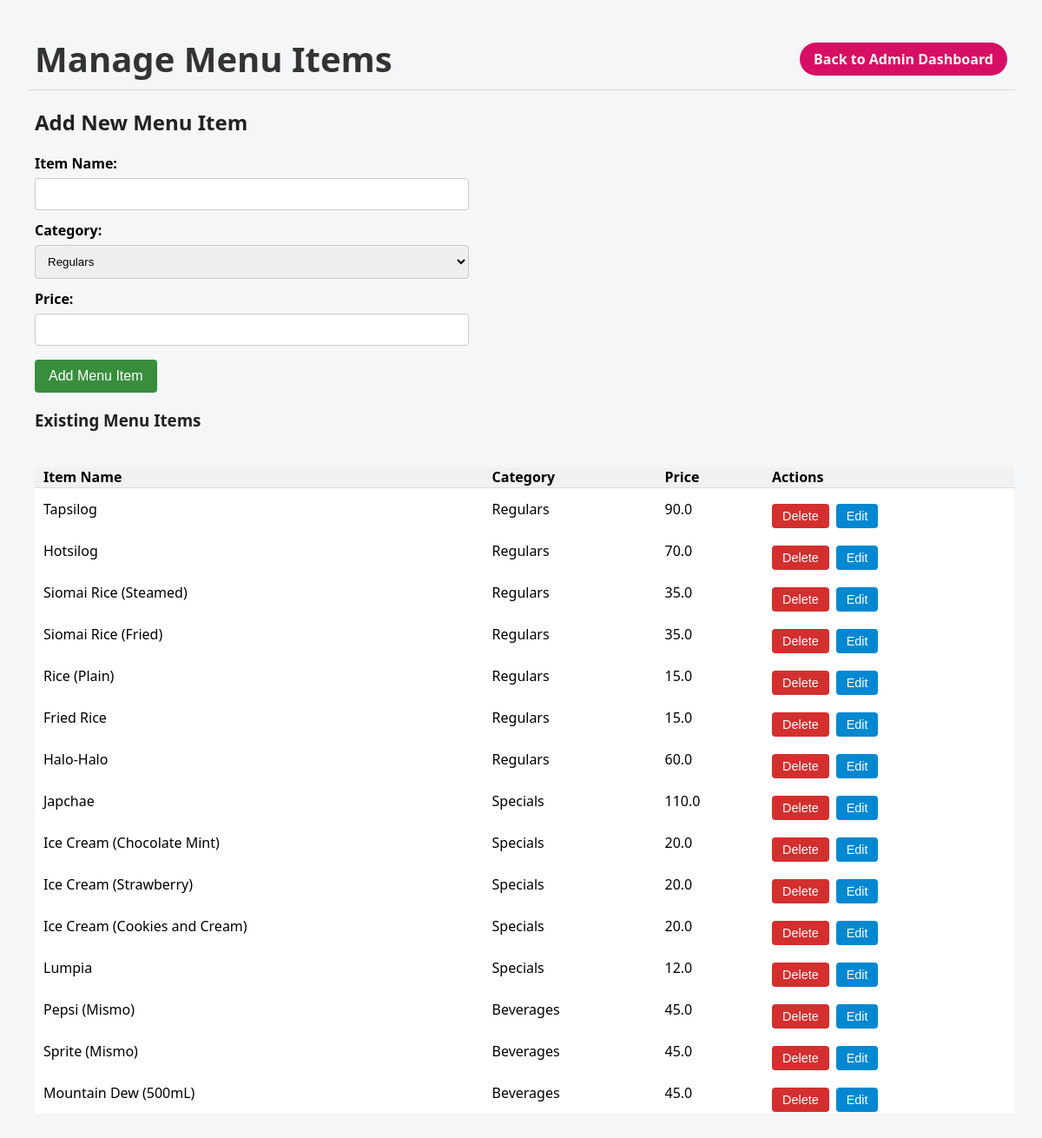
/menu_management (signed in), run on an earlier commit of the app's database.
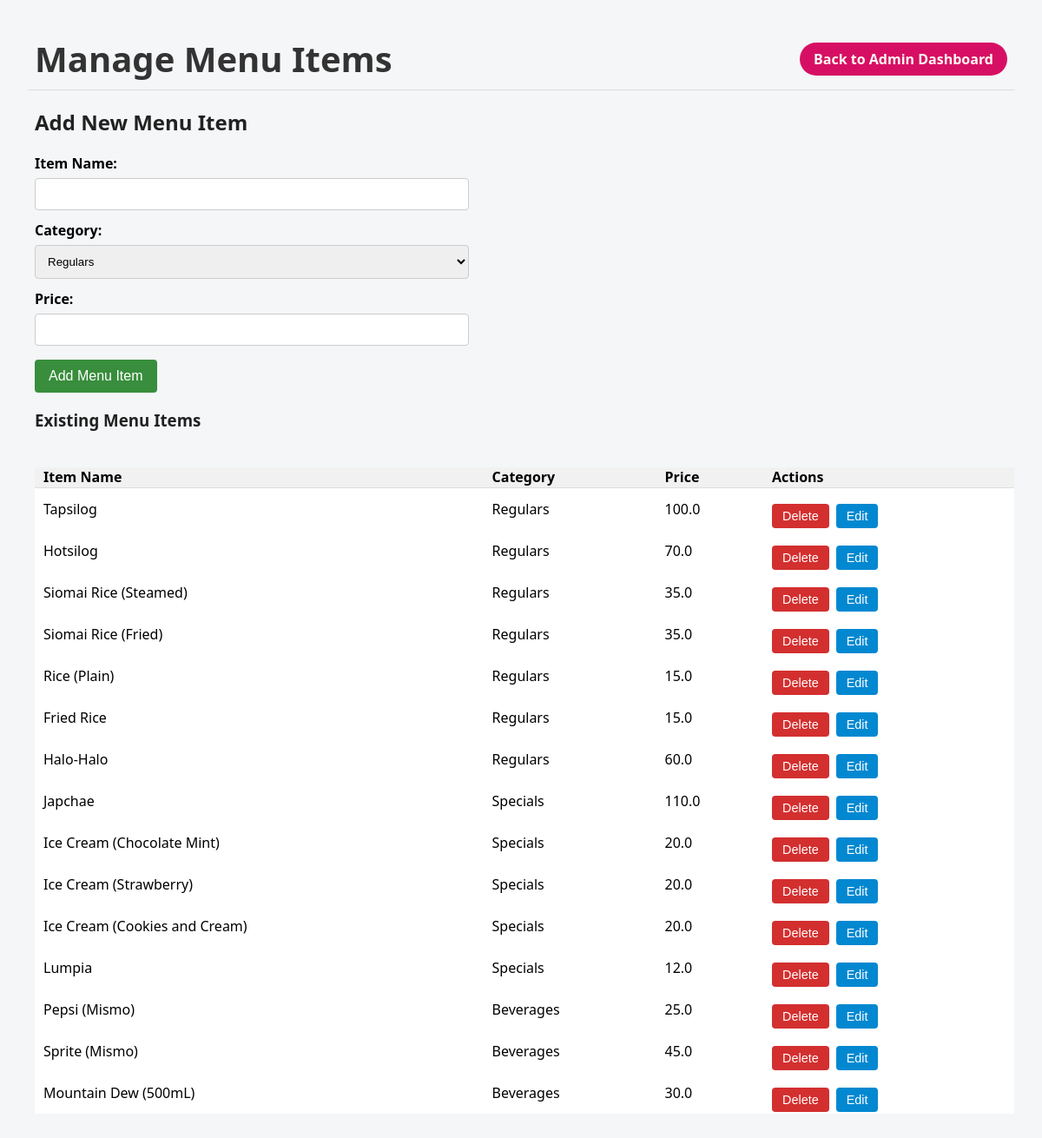
And on a later commit of the database.
### tables this page shows
CREATE TABLE Menu_Items (
    Item_ID INTEGER PRIMARY KEY AUTOINCREMENT,
    Item_Name TEXT NOT NULL,
    Category TEXT NOT NULL,
    Price REAL NOT NULL,
    FOREIGN KEY (Category) REFERENCES Categories(Category_Name)
);

### app.py (the view, shortened to what this page needs)
@app.route('/menu_management', methods=['GET', 'POST'])
def menu_management():
    if session.get('role') != 'admin':
        return redirect(url_for('home'))
    conn = get_db_connection()
    cursor = conn.cursor()
    cursor.execute("""
    SELECT Item_ID, Item_Name, Category, Price
    FROM Menu_Items
    ORDER BY
        CASE Category
            WHEN 'Regulars' THEN 1
            WHEN 'Specials' THEN 2
            WHEN 'Beverages' THEN 3
            WHEN 'Extras' THEN 4
            ELSE 5
        END
""")
    menu_items = cursor.fetchall()
    item_to_edit = None
    if request.args.get('edit_id'):
        cursor.execute('SELECT * FROM Menu_Items WHERE Item_ID = ?', (request.args.get('edit_id'),))
        item_to_edit = cursor.fetchone()
    conn.close()
    return render_template('menu_management.html', menu_items=menu_items, item_to_edit=item_to_edit)

### app.py (called while the page is built)
def get_db_connection():
    conn = sqlite3.connect(DB_PATH)
    conn.row_factory = sqlite3.Row
    return conn

### templates/menu_management.html (shortened to what this page needs)
<!DOCTYPE html>
<html lang="en">
<head>
  <link rel="stylesheet" href="{{ url_for('static', filename='styles_menu_management.css') }}">
</head>
<body>
  <header>
    <a href="menu_management" class="logo">Manage Menu Items</a>
    <div class="auth-buttons">
      <a class="btn-backdash" href="{{ url_for('admin_dashboard') }}">Back to Admin Dashboard</a>
    </div>
  </header>
<div class="divider">
  {% if item_to_edit %}
  <h2>Edit Menu Item</h2>
  <form method="POST" action="{{ url_for('menu_management') }}">
    <input type="hidden" name="item_id" value="{{ item_to_edit['Item_ID'] }}">
    <label for="item_name">Item Name:</label>
    <input type="text" name="item_name" value="{{ item_to_edit['Item_Name'] }}" required>
    <label for="category">Category:</label>
    <select name="category" required>
      <option value="Regulars" {% if item_to_edit['Category'] == 'Regulars' %}selected{% endif %}>Regulars</option>
      <option value="Specials" {% if item_to_edit['Category'] == 'Specials' %}selected{% endif %}>Specials</option>
      <option value="Beverages" {% if item_to_edit['Category'] == 'Beverages' %}selected{% endif %}>Beverages</option>
      <option value="Extras" {% if item_to_edit['Category'] == 'Extras' %}selected{% endif %}>Extras</option>
    </select>
    <label for="price">Price:</label>
    <input type="number" name="price" step="0.01" value="{{ item_to_edit['Price'] }}" required>
    <button type="submit">Save Changes</button>
    <a class="cancel-link" href="{{ url_for('menu_management') }}">Cancel</a>
  </form>
  {% else %}
  <h2>Add New Menu Item</h2>
  <form method="POST" action="{{ url_for('menu_management') }}">
    <label for="item_name">Item Name:</label>
    <input type="text" name="item_name" required>
    <label for="category">Category:</label>
    <select name="category" required>
      <option value="Regulars">Regulars</option>
    </select>
    <label for="price">Price:</label>
    <input type="number" name="price" step="0.01" required>
    <button class="add" type="submit">Add Menu Item</button>
  </form>
  {% endif %}
  <h3>Existing Menu Items</h3>
  <div style="overflow-x:auto;">
    <table>
      <thead>
        <tr>
          <th>Item Name</th>
          <th>Category</th>
          <th>Price</th>
          <th>Actions</th>
        </tr>
      </thead>
      <tbody>
        {% for item in menu_items %}
        <tr>
          <td>{{ item['Item_Name'] }}</td>
          <td>{{ item['Category'] }}</td>
          <td>{{ item['Price'] }}</td>
          <td>
            <div class="action-btns">
              <form action="{{ url_for('menu_management') }}" method="post" onsubmit="return confirm('Are you sure you want to delete this item?');" style="display:inline;">
                <button class="delete" type="submit">Delete</button>
              </form>
              <form action="{{ url_for('menu_management') }}" method="get" style="display:inline;">
                <button class="edit" type="submit">Edit</button>
              </form>
            </div>
          </td>
        </tr>
        {% endfor %}
      </tbody>
    </table>
  </div>
</div>
</body>
</html>

What changed in the data, as far as the page shows it:
changed Menu_Items "Tapsilog": Price "90.0" → "100.0"
changed Menu_Items "Pepsi (Mismo)": Price "45.0" → "25.0"
changed Menu_Items "Mountain Dew (500mL)": Price "45.0" → "30.0"
